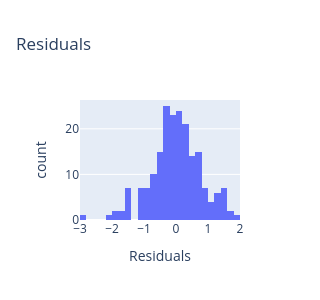
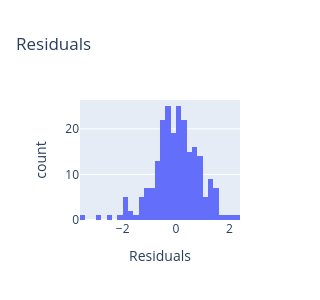

The cell these charts' notebook holds for them, in order:
### Markdown cell above
### Controlling for latency & session duration（控制延迟与会话时长）

### Code cell
df = df_users[['pid','mood_t0','mood_t1','feel_human','belief_human']].copy()
df['mood_change'] = df['mood_t1'] - df['mood_t0']

df = df.merge(df_pids[['pid','condition','model','session_duration_minutes','mean_response_latency_seconds']],on='pid',how='left')

# ------------------------------------------------------------------------------------------------------------------------------------
# 运行模型
# ------------------------------------------------------------------------------------------------------------------------------------

# --- 2x4 模型
model_df = df.loc[df['condition']!='human_therapist',].copy().reset_index(drop=True)

model_fit = smf.ols(
    f'mood_change ~ mood_t0 + C(model) * C(condition) * belief_human + C(model) * C(condition) * feel_human + session_duration_minutes + mean_response_latency_seconds',
    data=model_df).fit()

display_residuals(model_fit)
anova_table = format_anova_table(model_fit)

print('[2 x 4 model]')
print(anova_table)

# --- 三因素模型
model_df = df.groupby(['pid','condition'])[[
    f'mood_change','mood_t0','belief_human','feel_human','session_duration_minutes','mean_response_latency_seconds'
    ]].mean().reset_index()

model_fit = smf.ols(
    f'mood_change ~ mood_t0 + C(condition)*belief_human + C(condition)*feel_human + session_duration_minutes + mean_response_latency_seconds',
    data=model_df).fit()

display_residuals(model_fit)
anova_table = format_anova_table(model_fit)

print('[3-way model]')
print(anova_table)

print(' ')
print(anova_pairwise_comparisons(model_fit))

### Figure 1 — Plotly figure (JSON) as saved in the notebook; plotly's stock layout.template omitted (floating-point values rounded to 4 significant figures; data arrays with more than 128 entries replaced by an {"elided": "..."} marker saying what was removed)
{"data": [{"bingroup": "x", "hovertemplate": "variable=0<br>value=%{x}<br>count=%{y}<extra></extra>", "legendgroup": "0", "marker": {"color": "#636efa", "pattern": {"shape": ""}}, "name": "0", "orientation": "v", "showlegend": true, "type": "histogram", "x": {"elided": "201 float values"}, "xaxis": "x", "yaxis": "y"}], "layout": {"barmode": "relative", "height": 300, "legend": {"title": {"text": "variable"}, "tracegroupgap": 0}, "showlegend": false, "title": {"text": "Residuals"}, "width": 300, "xaxis": {"anchor": "y", "domain": [0, 1], "title": {"text": "Residuals"}}, "yaxis": {"anchor": "x", "domain": [0, 1], "title": {"text": "count"}}}}

### Figure 2 — Plotly figure (JSON) as saved in the notebook; plotly's stock layout.template omitted (floating-point values rounded to 4 significant figures; data arrays with more than 128 entries replaced by an {"elided": "..."} marker saying what was removed)
{"data": [{"bingroup": "x", "hovertemplate": "variable=0<br>value=%{x}<br>count=%{y}<extra></extra>", "legendgroup": "0", "marker": {"color": "#636efa", "pattern": {"shape": ""}}, "name": "0", "orientation": "v", "showlegend": true, "type": "histogram", "x": {"elided": "227 float values"}, "xaxis": "x", "yaxis": "y"}], "layout": {"barmode": "relative", "height": 300, "legend": {"title": {"text": "variable"}, "tracegroupgap": 0}, "showlegend": false, "title": {"text": "Residuals"}, "width": 300, "xaxis": {"anchor": "y", "domain": [0, 1], "title": {"text": "Residuals"}}, "yaxis": {"anchor": "x", "domain": [0, 1], "title": {"text": "count"}}}}
